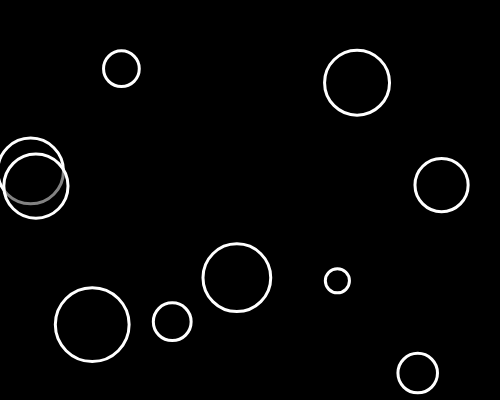
Frame 1 (no input)
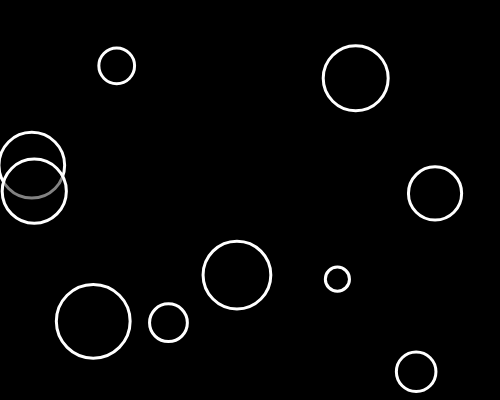
Frame 60 (no input)
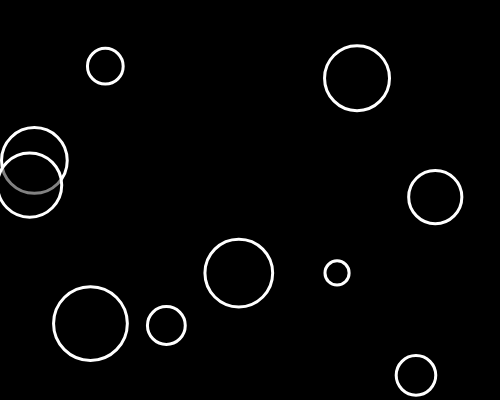
Frame 120 (the mouse pressed at the canvas centre since frame 60)

The p5.js sketch that drew these frames (run headless with seeded random() and noise() and a simulated clock; from frame 60 on, the mouse is pressed at the canvas centre):

// p5.js sketch
// ── sketch.js
let bubbles = [];

function setup() {
  createCanvas(500, 400);
  for (let i = 0; i < 10; i++) {
    let x = random(width);
    let y = random(height);
    let r = random(10, 40);
    bubbles[i] = new Bubble(x, y, r);
  }
}

function mousePressed() {
  for (let i = bubbles.length - 1; i >= 0; i--) {
    if (bubbles[i].contains(mouseX, mouseY)) {
      bubbles.splice(i, 1);
    }
  }
}


function draw() {
  background(0);

  for (let i = 0; i < bubbles.length; i++) {
    if (bubbles[i].contains(mouseX, mouseY)) {
      bubbles[i].changeColor(255);
    } else {
      bubbles[i].changeColor(0);
    }
    bubbles[i].move();
    bubbles[i].show();
  }
}

class Bubble {
  constructor(x, y, r) {
    this.x = x;
    this.y = y;
    this.r = r;
    this.brightness = 0;
  }

  move() {
    this.x = this.x + random(-1, 1);
    this.y = this.y + random(-1, 1);
    if (this.x > width || this.x < 0 || this.y > height || this.y < 0) {
      this.x = width / 2;
      this.y = height / 2;
    }
  }

  show() {
    stroke(255);
    strokeWeight(3);
    //noStroke();
    //noFill();
    fill(this.brightness, 125);
    ellipse(this.x, this.y, this.r * 2, this.r * 2);
  }

  changeColor(brghtnss) {
    this.brightness = brghtnss;
  }

  contains(px, py) {
    let d = dist(this.x, this.y, px, py);
    if (d < this.r) {
      //console.log("clicked on bubble");
      return true;
    } else {
      return false;
    }
  }

}

/*
Website
http://nexusbug.com/

github Repo
https://github.com/nexusbug/Code_365

About
Doing a challenge, coding three sixty five
There I hop on the train of Mr. Shiffman
And code along rainbow colored railway
One video each day, keeps the gray away

Coding Train
Daniel Shiffman
https://www.youtube.com/user/shiffman/
https://www.patreon.com/codingtrain

Framework
p5js - A beautiful Javascript library
https://p5js.org/

this.day
55th
2017 October 19
I was sick for the October 18th
Needed to skip
I apologize

this.video
7.5: Removing Objects from Arrays - p5.js Tutorial
https://youtu.be/tA_ZgruFF9k
*/
